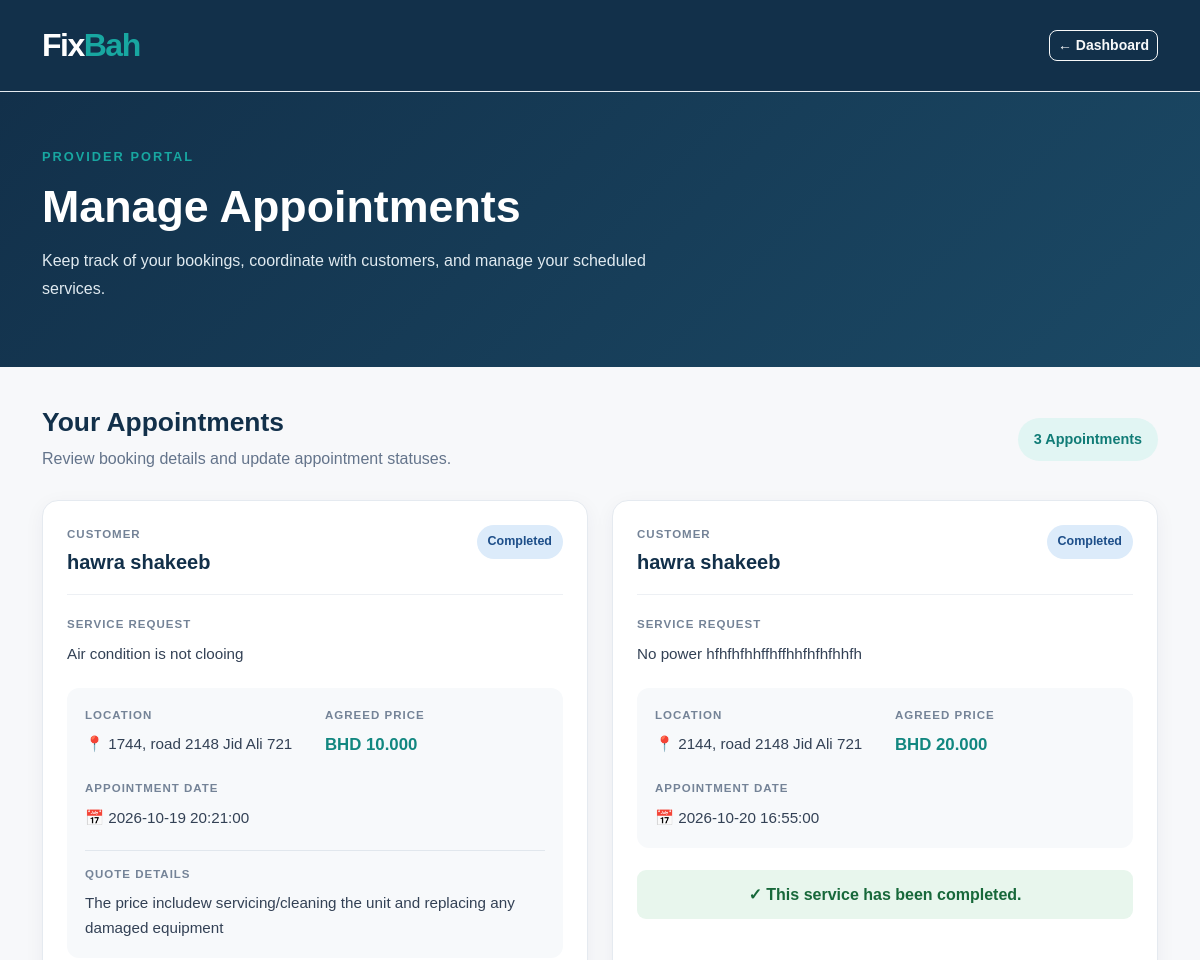
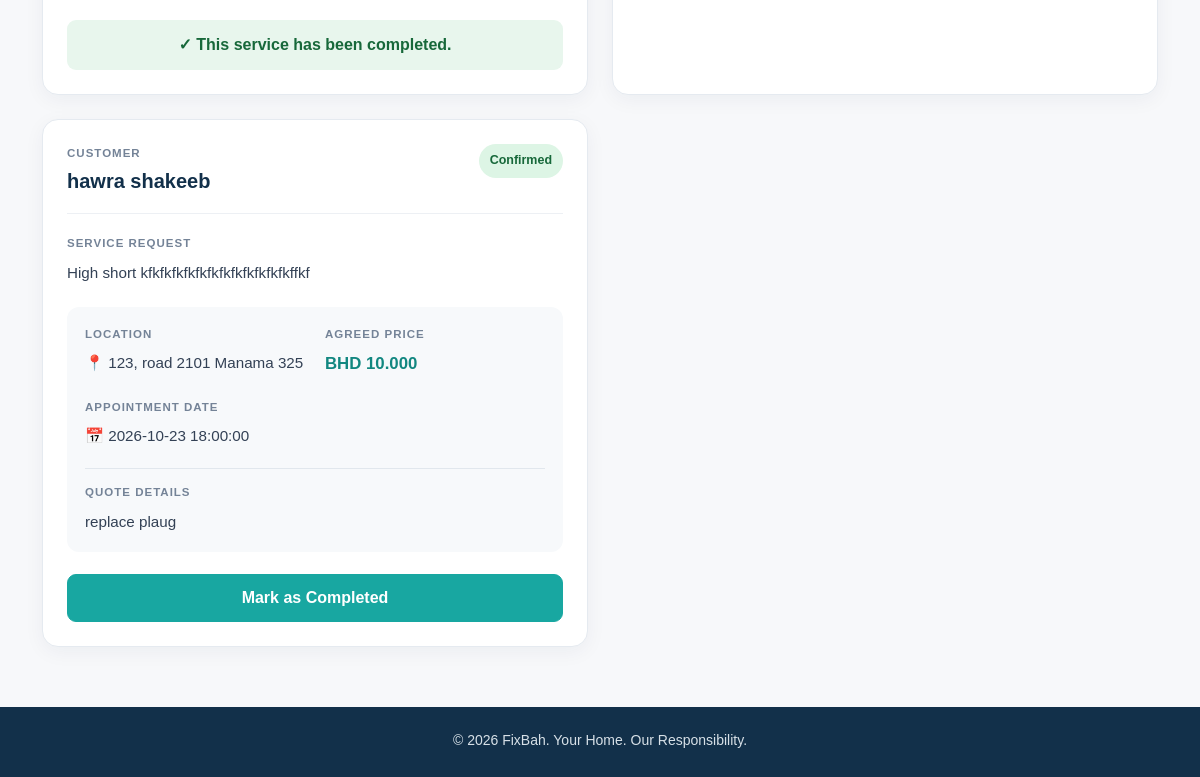
The app's page /provider-appointments (signed in), older data (2 pictures, top to bottom).
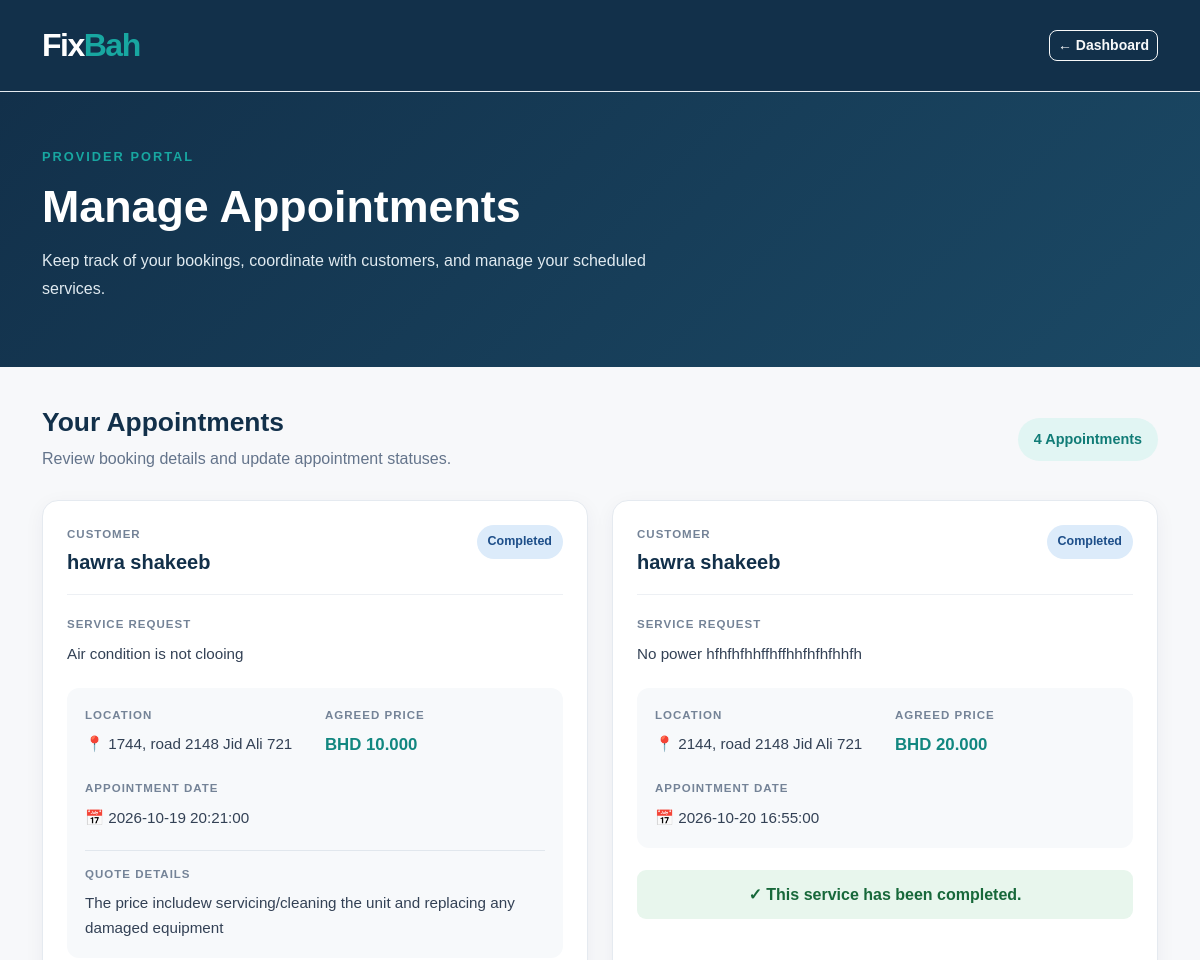
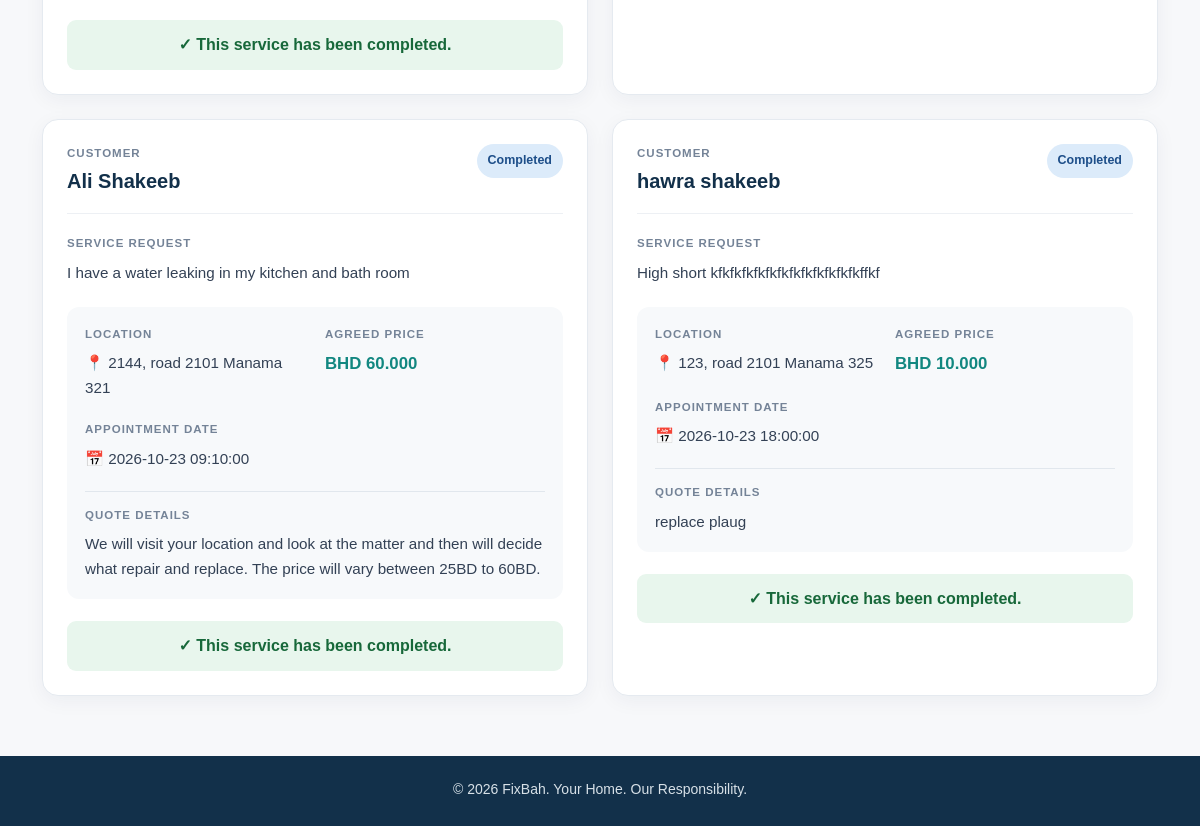
The same page, newer data (2 pictures, top to bottom).
### tables this page shows
CREATE TABLE bookings (
    id INTEGER PRIMARY KEY AUTOINCREMENT,
    quote_id INTEGER NOT NULL UNIQUE,
    appointment_date DATETIME NOT NULL,
    status TEXT NOT NULL DEFAULT 'pending',
    FOREIGN KEY (quote_id) REFERENCES quotes(id)
);

CREATE TABLE users (
    id INTEGER PRIMARY KEY AUTOINCREMENT,
    name TEXT NOT NULL,
    email TEXT UNIQUE NOT NULL,
    password_hash TEXT NOT NULL,
    role TEXT NOT NULL CHECK (role IN ('customer', 'provider', 'admin'))
, username TEXT);

CREATE TABLE service_requests (
    id INTEGER PRIMARY KEY AUTOINCREMENT,
    customer_id INTEGER NOT NULL,
    category_id INTEGER NOT NULL,
    description TEXT NOT NULL,
    location TEXT NOT NULL,
    status TEXT NOT NULL DEFAULT 'open',
    created_at DATETIME DEFAULT CURRENT_TIMESTAMP,
    FOREIGN KEY (customer_id) REFERENCES users(id),
    FOREIGN KEY (category_id) REFERENCES categories(id)
);

CREATE TABLE quotes (
    id INTEGER PRIMARY KEY AUTOINCREMENT,
    request_id INTEGER NOT NULL,
    provider_id INTEGER NOT NULL,
    price REAL NOT NULL CHECK (price >= 0),
    description TEXT,
    status TEXT NOT NULL DEFAULT 'pending',
    created_at DATETIME DEFAULT CURRENT_TIMESTAMP,
    FOREIGN KEY (request_id) REFERENCES service_requests(id),
    FOREIGN KEY (provider_id) REFERENCES providers(id),
    UNIQUE (request_id, provider_id)
);

### app.py (the view)
@app.route("/provider-appointments")
def provider_appointments():
    if "user_id" not in session:
        return redirect(url_for("login"))
    if session.get("role") != "provider":
        return redirect(url_for("dashboard"))
    db = get_db_connection()
    appointments = db.execute("""
        SELECT
            bookings.id AS booking_id,
            bookings.appointment_date,
            bookings.status AS booking_status,

            quotes.price,
            quotes.description AS quote_description,

            service_requests.description AS service_description,
            service_requests.location,

            providers.business_name,

            users.name AS customer_name

        FROM bookings

        JOIN quotes
            ON bookings.quote_id = quotes.id

        JOIN providers
            ON quotes.provider_id = providers.id

        JOIN service_requests
            ON quotes.request_id = service_requests.id

        JOIN users
            ON service_requests.customer_id = users.id

        WHERE providers.user_id = ?

        ORDER BY bookings.appointment_date ASC
    """, (session["user_id"],)).fetchall()
    db.close()
    return render_template(
        "provider_appointments.html",
        appointments=appointments
    )

### database.py (called while the page is built)
def get_db_connection():
    db = sqlite3.connect(DATABASE)
    db.row_factory = sqlite3.Row
    db.execute("PRAGMA foreign_keys = ON")
    return db

### templates/provider_appointments.html (shortened to what this page needs)
<!DOCTYPE html>
<html lang="en">
<head>
    <link
        href="https://cdn.jsdelivr.net/npm/bootstrap@5.3.3/dist/css/bootstrap.min.css"
        rel="stylesheet"
    >
    <link
        rel="stylesheet"
        href="{{ url_for('static', filename='css/style.css') }}"
    >
</head>
<body class="appointments-page">
    <nav class="navbar navbar-dark dashboard-navbar">
        <div class="container">
            <a class="navbar-brand fw-bold" href="/">
                Fix<span class="brand-highlight">Bah</span>
            </a>
            <a
                href="{{ url_for('provider_dashboard') }}"
                class="btn btn-outline-light btn-sm"
            >
                ← Dashboard
            </a>
        </div>
    </nav>
    <section class="appointments-header">
        <div class="container">
            <p class="dashboard-label">PROVIDER PORTAL</p>
            <h1>Manage Appointments</h1>
            <p>
                Keep track of your bookings, coordinate with customers,
                and manage your scheduled services.
            </p>
        </div>
    </section>
    <main class="container appointments-content">
        <div class="appointments-section-heading">
            <div>
                <h2>Your Appointments</h2>
                <p>
                    Review booking details and update appointment statuses.
                </p>
            </div>
            <span class="appointments-count">
                {{ appointments|length }}
                {% if appointments|length == 1 %}
                    Appointment
                {% else %}
                    Appointments
                {% endif %}
            </span>
        </div>
        {% if appointments %}
            <div class="row g-4">
                {% for item in appointments %}
                    <div class="col-12 col-lg-6">
                        <article class="appointment-card">
                            <div class="appointment-card-header">
                                <div>
                                    <span class="appointment-label">
                                        CUSTOMER
                                    </span>
                                    <h3>
                                        {{ item.customer_name }}
                                    </h3>
                                </div>
                                <div>
                                    {% if item.booking_status == 'pending' %}
                                        <span class="appointment-status status-pending">
                                            Pending
                                        </span>
                                    {% elif item.booking_status == 'confirmed' %}
                                        <span class="appointment-status status-confirmed">
                                            Confirmed
                                        </span>
                                    {% elif item.booking_status == 'rejected' %}
                                        <span class="appointment-status status-rejected">
                                            Rejected
                                        </span>
                                    {% elif item.booking_status == 'completed' %}
                                        <span class="appointment-status status-completed">
                                            Completed
                                        </span>
                                    {% else %}
                                        <span class="appointment-status status-pending">
                                            {{ item.booking_status|capitalize }}
                                        </span>
                                    {% endif %}
                                </div>
                            </div>
                            <div class="appointment-service">
                                <span class="appointment-label">
                                    SERVICE REQUEST
                                </span>
                                <p>{{ item.service_description }}</p>
                            </div>
                            <div class="appointment-details">
                                <div class="appointment-detail-item">
                                    <span class="appointment-label">
                                        LOCATION
                                    </span>
                                    <p>📍 {{ item.location }}</p>
                                </div>
                                <div class="appointment-detail-item">
                                    <span class="appointment-label">
                                        AGREED PRICE
                                    </span>
                                    <p class="appointment-price">
                                        BHD {{ "%.3f"|format(item.price) }}
                                    </p>
                                </div>
                                <div class="appointment-detail-item">
                                    <span class="appointment-label">
                                        APPOINTMENT DATE
                                    </span>
                                    <p>📅 {{ item.appointment_date }}</p>
                                </div>
                                {% if item.quote_description %}
                                    <div class="appointment-detail-item appointment-quote">
                                        <span class="appointment-label">
                                            QUOTE DETAILS
                                        </span>
                                        <p>{{ item.quote_description }}</p>
                                    </div>
                                {% endif %}
                            </div>
                            <div class="appointment-actions">
                                {% if item.booking_status == 'pending' %}
                                    <form
                                        method="POST"
                                        action="{{ url_for('update_booking', booking_id=item.booking_id, action='confirm') }}"
                                        onsubmit="return confirm('Confirm this appointment?');"
                                    >
                                        <button
                                            type="submit"
                                            class="btn btn-primary-brand w-100"
                                        >
                                            Confirm Appointment
                                        </button>
                                    </form>
                                    <form
                                        method="POST"
                                        action="{{ url_for('update_booking', booking_id=item.booking_id, action='reject') }}"
                                        onsubmit="return confirm('Are you sure you want to reject this appointment?');"
                                    >
                                        <button
                                            type="submit"
                                            class="btn btn-reject w-100"
                                        >
                                            Reject
                                        </button>
                                    </form>
                                {% elif item.booking_status == 'confirmed' %}
                                    <form
                                        method="POST"
                                        action="{{ url_for('update_booking', booking_id=item.booking_id, action='complete') }}"
                                        onsubmit="return confirm('Mark this appointment as completed?');"
                                    >
                                        <button
                                            type="submit"
                                            class="btn btn-primary-brand w-100"
                                        >
                                            Mark as Completed
                                        </button>
                                    </form>
                                {% elif item.booking_status == 'completed' %}
                                    <p class="appointment-completed-message">
                                        ✓ This service has been completed.
                                    </p>
                                {% elif item.booking_status == 'rejected' %}
                                    <p class="appointment-rejected-message">
                                        This appointment was rejected.
                                    </p>
                                {% endif %}
                            </div>
                        </article>
                    </div>
                {% endfor %}
            </div>
        {% endif %}
    </main>
    <footer class="dashboard-footer">
        <div class="container text-center">
            <p>
                © 2026 FixBah. Your Home. Our Responsibility.
            </p>
        </div>
    </footer>
</body>
</html>

### static/css/style.css (style rules this page uses)
:root { --navy: #12304A; --navy-dark: #0B2235; --teal: #18A7A1; --teal-dark: #138A85; --light: #F7F8FA; --white: #FFFFFF; --text: #263746; --muted: #6B7B89; --border: #E5EBF0; }
* { box-sizing: border-box; }
html { scroll-behavior: smooth; scroll-padding-top: 90px; }
body { margin: 0; background: var(--white); color: var(--text); font-family: Arial, Helvetica, sans-serif; line-height: 1.6; }
a { text-decoration: none; }
.navbar { background: var(--white); padding: 16px 0; border-bottom: 1px solid var(--border); }
.navbar-brand { font-size: 2rem; font-weight: 800; letter-spacing: -1.5px; }
.btn { border-radius: 8px; font-weight: 700; transition: background-color 0.2s, color 0.2s, border-color 0.2s, transform 0.2s; }
.brand-highlight { color: #18A7A1; }
.dashboard-navbar { background: #12304A; padding: 15px 0; }
.dashboard-label { color: #18A7A1; font-size: 13px; font-weight: 700; letter-spacing: 2px; margin-bottom: 12px; }
.dashboard-footer { background: #12304A; color: #FFFFFF; padding: 22px 0 10px; }
.dashboard-footer p { font-size: 14px; color: #D7E0E7; }
.appointments-page { background: #F7F8FA; min-height: 100vh; color: #12304A; }
.appointments-header { background: linear-gradient(135deg, #12304A, #1B4965); color: #FFFFFF; padding: 55px 0 65px; }
.appointments-header .dashboard-label { color: #18A7A1; font-size: 0.8rem; font-weight: 700; letter-spacing: 2px; margin-bottom: 12px; }
.appointments-header h1 { font-size: clamp(2rem, 4vw, 2.8rem); font-weight: 750; margin-bottom: 14px; }
.appointments-header p:last-child { color: #E0EAF0; max-width: 650px; line-height: 1.7; margin-bottom: 0; }
.appointments-content { padding-top: 40px; padding-bottom: 60px; }
.appointments-section-heading { display: flex; justify-content: space-between; align-items: center; gap: 20px; margin-bottom: 28px; }
.appointments-section-heading h2 { font-size: 1.65rem; font-weight: 750; margin-bottom: 8px; }
.appointments-section-heading p { color: #64748B; margin-bottom: 0; }
.appointments-count { background: #E1F5F3; color: #117C77; padding: 10px 16px; border-radius: 30px; font-size: 0.9rem; font-weight: 700; white-space: nowrap; }
.appointment-card { height: 100%; background: #FFFFFF; border: 1px solid #E5EAF0; border-radius: 16px; padding: 24px; box-shadow: 0 5px 20px rgba(18, 48, 74, 0.05); transition: transform 0.2s ease, box-shadow 0.2s ease; }
.appointment-card-header { display: flex; justify-content: space-between; align-items: flex-start; gap: 14px; padding-bottom: 20px; margin-bottom: 20px; border-bottom: 1px solid #EDF0F4; }
.appointment-card-header h3 { font-size: 1.25rem; font-weight: 750; margin: 6px 0 0; overflow-wrap: anywhere; }
.appointment-label { display: block; color: #748397; font-size: 0.72rem; font-weight: 750; letter-spacing: 1px; margin-bottom: 7px; }
.appointment-status { display: inline-block; padding: 7px 11px; border-radius: 30px; font-size: 0.78rem; font-weight: 700; white-space: nowrap; }
.status-completed { background: #DCEBFA; color: #1D4E89; }
.appointment-service { margin-bottom: 22px; }
.appointment-service p, .appointment-detail-item p { color: #334155; font-size: 0.95rem; line-height: 1.65; overflow-wrap: anywhere; margin-bottom: 0; }
.appointment-details { display: grid; grid-template-columns: 1fr 1fr; gap: 20px; background: #F7F9FB; border-radius: 12px; padding: 18px; }
.appointment-price { color: #128780 !important; font-size: 1.05rem !important; font-weight: 750; }
.appointment-quote { grid-column: 1 / -1; padding-top: 14px; border-top: 1px solid #E1E7ED; }
.appointment-actions { display: flex; flex-direction: column; gap: 10px; margin-top: 22px; }
.appointment-completed-message { background: #E8F6ED; color: #17683A; border-radius: 9px; padding: 12px; text-align: center; font-weight: 650; margin: 0; }

Row changes from the older to the newer data that the page shows:
added bookings: customer_name "Ali Shakeeb", status "Completed", service_description "I have a water leaking in my kitchen and bath room", location "2144, road 2101 Manama 321", appointment_date "2026-10-23 09:10:00", quote_description "We will visit your location and look at the matter and then will decide what repair and replace. The price will vary between 25BD to 60BD."
now on this page (row edited): quotes: price "60.000"
changed bookings "High short kfkfkfkfkfkfkfkfkfkfkfkfkffkf": status "Confirmed Mark as Completed" → "Completed ✓ This service has been completed."
Text that changed along with them:
{{ appointments|length }}: "3" → "4"
